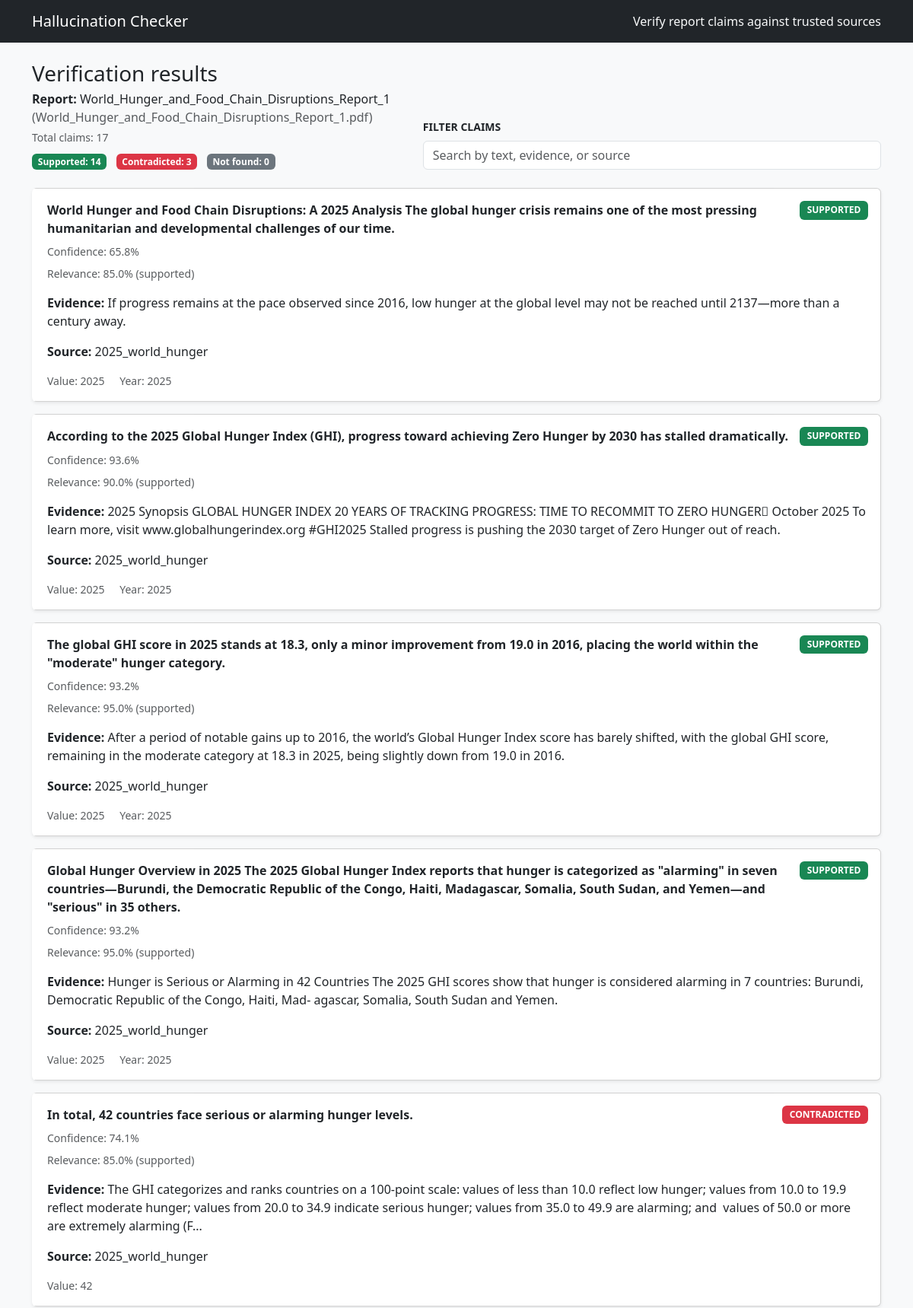
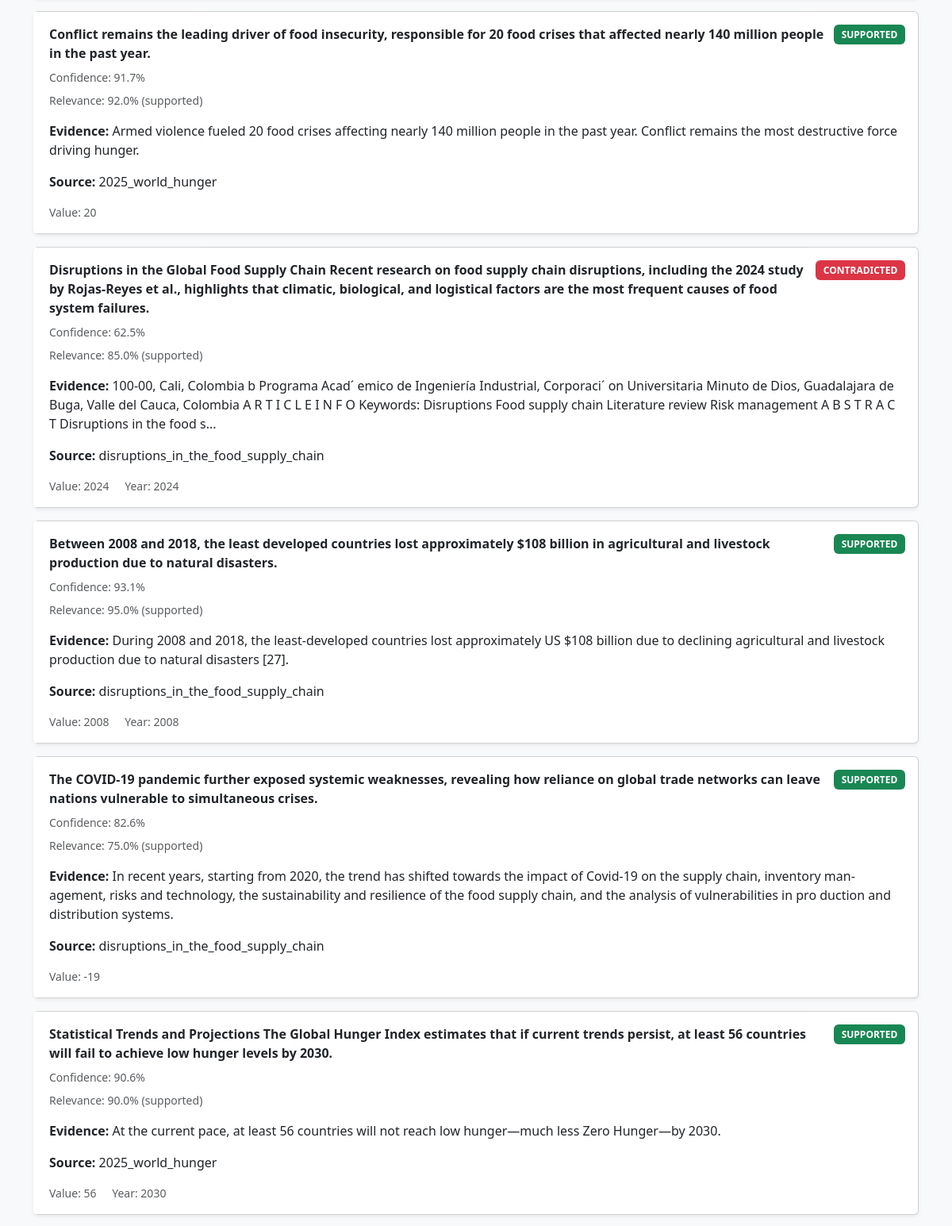
Page /results/3 (upper part) on the committed database (2 pictures, top to bottom).
### src/hallcheck/models.py (models this page shows)
class Base(DeclarativeBase):
    """Declarative base class."""

class Document(Base):
    __tablename__ = "documents"
    id: Mapped[int] = mapped_column(Integer, primary_key=True, autoincrement=True)
    kind: Mapped[DocumentKind] = mapped_column(Enum(DocumentKind), nullable=False)
    path: Mapped[str] = mapped_column(String(512), nullable=False)
    title: Mapped[Optional[str]] = mapped_column(String(256), nullable=True)
    author: Mapped[Optional[str]] = mapped_column(String(256), nullable=True)
    year: Mapped[Optional[int]] = mapped_column(Integer, nullable=True)
    chunks: Mapped[List["Chunk"]] = relationship("Chunk", back_populates="document", cascade="all, delete-orphan")
    claims: Mapped[List["Claim"]] = relationship("Claim", back_populates="document", cascade="all, delete-orphan")

class Claim(Base):
    __tablename__ = "claims"
    id: Mapped[int] = mapped_column(Integer, primary_key=True, autoincrement=True)
    doc_id: Mapped[int] = mapped_column(ForeignKey("documents.id"), nullable=False, index=True)
    sentence: Mapped[str] = mapped_column(Text, nullable=False)
    value: Mapped[Optional[float]] = mapped_column(Float, nullable=True)
    units: Mapped[Optional[str]] = mapped_column(String(64), nullable=True)
    year: Mapped[Optional[int]] = mapped_column(Integer, nullable=True)
    meta: Mapped[Optional[dict]] = mapped_column(JSON, nullable=True)
    document: Mapped[Document] = relationship("Document", back_populates="claims")
    verdicts: Mapped[List["Verdict"]] = relationship("Verdict", back_populates="claim", cascade="all, delete-orphan")

class Verdict(Base):
    __tablename__ = "verdicts"
    id: Mapped[int] = mapped_column(Integer, primary_key=True, autoincrement=True)
    claim_id: Mapped[int] = mapped_column(ForeignKey("claims.id"), nullable=False, index=True)
    status: Mapped[VerdictStatus] = mapped_column(Enum(VerdictStatus), nullable=False)
    confidence: Mapped[float] = mapped_column(Float, nullable=False)
    evidence: Mapped[Optional[dict]] = mapped_column(JSON, nullable=True)
    explanation: Mapped[Optional[str]] = mapped_column(Text, nullable=True)
    claim: Mapped[Claim] = relationship("Claim", back_populates="verdicts")

### app.py (the view)
@app.route("/results/<int:report_doc_id>", methods=["GET"])
def results(report_doc_id: int):
    details = get_report_details(report_doc_id)
    if not details:
        flash("Report not found. Please run verification again.", "warning")
        return redirect(url_for("home"))
    claims = fetch_results(report_doc_id)
    status_counts = {"SUPPORTED": 0, "CONTRADICTED": 0, "NOT_FOUND": 0}
    for claim in claims:
        status = claim.get("verdict_status")
        if status in status_counts:
            status_counts[status] += 1
        else:
            status_counts.setdefault("UNKNOWN", 0)
            status_counts["UNKNOWN"] += 1
    return render_template(
        "results.html",
        report=details,
        claims=claims,
        total_claims=len(claims),
        status_counts=status_counts,
    )

### app.py (called while the page is built)
@app.context_processor
def inject_globals():
    return {"STATUS_BADGES": STATUS_BADGES}

### src/hallcheck/db.py (called while the page is built)
def init_db() -> None:
    from .models import Base  # Imported lazily to avoid circular import
    Base.metadata.create_all(bind=engine)
    _ensure_verdict_explanation_column()
    _ensure_document_author_column()

@contextmanager
def get_session() -> Iterator[Session]:
    session = SessionLocal()
    try:
        yield session
        session.commit()
    except Exception:
        session.rollback()
        raise
    finally:
        session.close()

def _ensure_verdict_explanation_column() -> None:
    try:
        with engine.begin() as connection:
            inspector = inspect(connection)
            if "verdicts" not in inspector.get_table_names():
                return
            column_names = {col["name"] for col in inspector.get_columns("verdicts")}
            if "explanation" in column_names:
                return
            connection.execute(text("ALTER TABLE verdicts ADD COLUMN explanation TEXT"))
    except Exception:
        pass

def _ensure_document_author_column() -> None:
    try:
        with engine.begin() as connection:
            inspector = inspect(connection)
            if "documents" not in inspector.get_table_names():
                return
            column_names = {col["name"] for col in inspector.get_columns("documents")}
            if "author" in column_names:
                return
            connection.execute(text("ALTER TABLE documents ADD COLUMN author VARCHAR(256)"))
    except Exception:
        pass

### src/hallcheck/webbridge.py (called while the page is built)
def fetch_results(report_doc_id: int) -> List[dict]:
    return get_verdicts(report_doc_id)

def get_report_details(report_doc_id: int) -> dict | None:
    init_db()
    with get_session() as session:
        report = session.scalar(select(Document).where(Document.id == report_doc_id))
        if not report:
            return None
        return {
            "id": report.id,
            "title": report.title or Path(report.path).stem,
            "path": report.path,
            "filename": Path(report.path).name,
            "author": report.author,
            "year": report.year,
        }

### templates/results.html (shortened to what this page needs)
{% extends "layout.html" %}
{% block content %}
<div class="d-flex flex-column flex-lg-row justify-content-between align-items-lg-end gap-3 mb-4">
  <div>
    <h1 class="h3 mb-1">Verification results</h1>
    <p class="mb-1"><strong>Report:</strong> {{ report.title }} <span class="text-muted">({{ report.filename }})</span></p>
    <div class="small text-muted">Total claims: {{ total_claims }}</div>
    <div class="mt-2">
      <span class="badge bg-success me-2">Supported: {{ status_counts.get('SUPPORTED', 0) }}</span>
      <span class="badge bg-danger me-2">Contradicted: {{ status_counts.get('CONTRADICTED', 0) }}</span>
      <span class="badge bg-secondary">Not found: {{ status_counts.get('NOT_FOUND', 0) }}</span>
    </div>
  </div>
  <div class="search-box w-100 w-lg-auto">
    <label for="claimSearch" class="form-label small text-uppercase fw-semibold">Filter claims</label>
    <input type="search" id="claimSearch" class="form-control" placeholder="Search by text, evidence, or source">
  </div>
</div>
{% if claims %}
  <div class="row g-3" id="claimsList">
    {% for claim in claims %}
      {% include "partials/_claim_card.html" %}
    {% endfor %}
  </div>
{% else %}
  <div class="alert alert-info">No claims were generated for this report.</div>
{% endif %}
{% endblock %}

### templates/partials/_claim_card.html (shortened to what this page needs)
<div id="claim-{{ claim.claim_id }}" class="col-12 claim-card" data-search-text="{{ (claim.sentence or '')|lower }} {{ (claim.evidence_snippet or '')|lower }} {{ (claim.source_title or '')|lower }} {{ (claim.source_author or '')|lower }}">
  <div class="card shadow-sm h-100 position-relative">
    <div class="card-body">
      <div class="d-flex justify-content-between align-items-start mb-2">
        <div class="me-2">
          <p class="fw-semibold mb-1 mb-lg-0">
            <a href="{{ url_for('claim_detail', claim_id=claim.claim_id) }}" class="stretched-link text-reset text-decoration-none">
              {{ claim.sentence }}
            </a>
          </p>
        </div>
        {% set badge_class = STATUS_BADGES.get(claim.verdict_status, 'bg-secondary') %}
        <span class="badge {{ badge_class }}">{{ claim.verdict_status or 'UNKNOWN' }}</span>
      </div>
      <p class="small text-muted mb-2">
        Confidence:
        {% if claim.verdict_confidence is not none %}
          {{ (claim.verdict_confidence * 100) | round(1) }}%
        {% else %}
          n/a
        {% endif %}
      </p>
      {% if claim.rerank_score is not none %}
        <p class="small text-muted mt-n2">
          Relevance: {{ (claim.rerank_score * 100) | round(1) }}%
          {% if claim.rerank_label %}
            <span class="text-lowercase">({{ claim.rerank_label }})</span>
          {% endif %}
        </p>
      {% endif %}
      {% if claim.evidence_snippet %}
        {% set snippet = claim.evidence_snippet %}
        <p class="card-text">
          <span class="fw-semibold">Evidence:</span>
          {{ snippet[:300] }}{% if snippet|length > 300 %}...{% endif %}
        </p>
      {% else %}
        <p class="card-text text-muted fst-italic">No supporting evidence captured.</p>
      {% endif %}
      {% if claim.source_title %}
        <p class="card-text"><span class="fw-semibold">Source:</span> {{ claim.source_title }}</p>
      {% endif %}
      {% if claim.value is not none or claim.units or claim.year %}
        <div class="claim-meta small text-muted">
          {% if claim.value is not none %}
            <span>Value: {{ "{:g}".format(claim.value) }}</span>
          {% endif %}
          {% if claim.year %}
            <span class="ms-3">Year: {{ claim.year }}</span>
          {% endif %}
        </div>
      {% endif %}
    </div>
  </div>
</div>

### static/styles.css (style rules this page uses)
body { background-color: #f8f9fa; }
.claim-card .card { border-left: 4px solid transparent; }
.claim-card .badge { font-size: 0.75rem; padding: 0.4rem 0.6rem; }
.claim-card .card-body { min-height: 12rem; }

### rows in the picture
Document: title "World_Hunger_and_Food_Chain_Disruptions_Report_1"
Claim: sentence "World Hunger and Food Chain Disruptions: A 2025 Analysis The global hunger crisis remains one of the most pressing humanitarian and developmental challenges of our time.", value "2025", year "2025"
Verdict: (claim.verdict_confidence*100)|round(1) "65.8"
Claim: sentence "According to the 2025 Global Hunger Index (GHI), progress toward achieving Zero Hunger by 2030 has stalled dramatically.", value "2025", year "2025"
Verdict: (claim.verdict_confidence*100)|round(1) "93.6"
Claim: sentence "The global GHI score in 2025 stands at 18.3, only a minor improvement from 19.0 in 2016, placing the world within the \"moderate\" hunger category.", value "2025", year "2025"
Verdict: (claim.verdict_confidence*100)|round(1) "93.2"
Claim: sentence "Global Hunger Overview in 2025 The 2025 Global Hunger Index reports that hunger is categorized as \"alarming\" in seven countries—Burundi, the Democratic Republic of the Congo, Haiti, Madagascar, Somalia, South Sudan, and Yemen—and \"serious\" in 35 others.", value "2025", year "2025"
Verdict: (claim.verdict_confidence*100)|round(1) "93.2"
Claim: sentence "In total, 42 countries face serious or alarming hunger levels.", value "42"
Verdict: (claim.verdict_confidence*100)|round(1) "74.1"
Claim: sentence "Conflict remains the leading driver of food insecurity, responsible for 20 food crises that affected nearly 140 million people in the past year.", value "20"
Verdict: (claim.verdict_confidence*100)|round(1) "91.7"
Claim: sentence "Disruptions in the Global Food Supply Chain Recent research on food supply chain disruptions, including the 2024 study by Rojas-Reyes et al., highlights that climatic, biological, and logistical factors are the most frequent causes of food system failures.", value "2024", year "2024"
Verdict: (claim.verdict_confidence*100)|round(1) "62.5"
Claim: sentence "Between 2008 and 2018, the least developed countries lost approximately $108 billion in agricultural and livestock production due to natural disasters.", value "2008", year "2008"
Verdict: (claim.verdict_confidence*100)|round(1) "93.1"
Claim: sentence "The COVID-19 pandemic further exposed systemic weaknesses, revealing how reliance on global trade networks can leave nations vulnerable to simultaneous crises.", value "-19"
Verdict: (claim.verdict_confidence*100)|round(1) "82.6"
Claim: sentence "Statistical Trends and Projections The Global Hunger Index estimates that if current trends persist, at least 56 countries will fail to achieve low hunger levels by 2030.", value "56", year "2030"
Verdict: (claim.verdict_confidence*100)|round(1) "90.6"

### other values in the picture
{{ report.filename }} "World_Hunger_and_Food_Chain_Disruptions_Report_1.pdf"
{{ total_claims }} "17"
{{ status_counts.get('SUPPORTED', 0) }} "14"
{{ status_counts.get('CONTRADICTED', 0) }} "3"
{{ status_counts.get('NOT_FOUND', 0) }} "0"
{{ claim.verdict_status or 'UNKNOWN' }} "SUPPORTED" "SUPPORTED" "SUPPORTED" "SUPPORTED" "CONTRADICTED" "SUPPORTED" "CONTRADICTED" "SUPPORTED" "SUPPORTED" "SUPPORTED"
{{ (claim.rerank_score * 100) | round(1) }} "85.0" "90.0" "95.0" "95.0" "85.0" "92.0" "85.0" "95.0" "75.0" "90.0"
{{ claim.rerank_label }} "supported" "supported" "supported" "supported" "supported" "supported" "supported" "supported" "supported" "supported"
{{ snippet[:300] }} "If progress remains at the pace observed since 2016, low hunger at the global level may not be reached until 2137—more than a century away." "Armed violence fueled 20 food crises affecting nearly 140 million people in the past year. Conflict remains the most destructive force driving hunger." "During 2008 and 2018, the least-developed countries lost approximately US $108 billion due to declining agricultural and livestock production due to natural disasters [27]." "At the current pace, at least 56 countries will not reach low hunger—much less Zero Hunger—by 2030."
{{ claim.source_title }} "2025_world_hunger" "2025_world_hunger" "2025_world_hunger" "2025_world_hunger" "2025_world_hunger" "2025_world_hunger" "disruptions_in_the_food_supply_chain" "disruptions_in_the_food_supply_chain" "disruptions_in_the_food_supply_chain" "2025_world_hunger"
